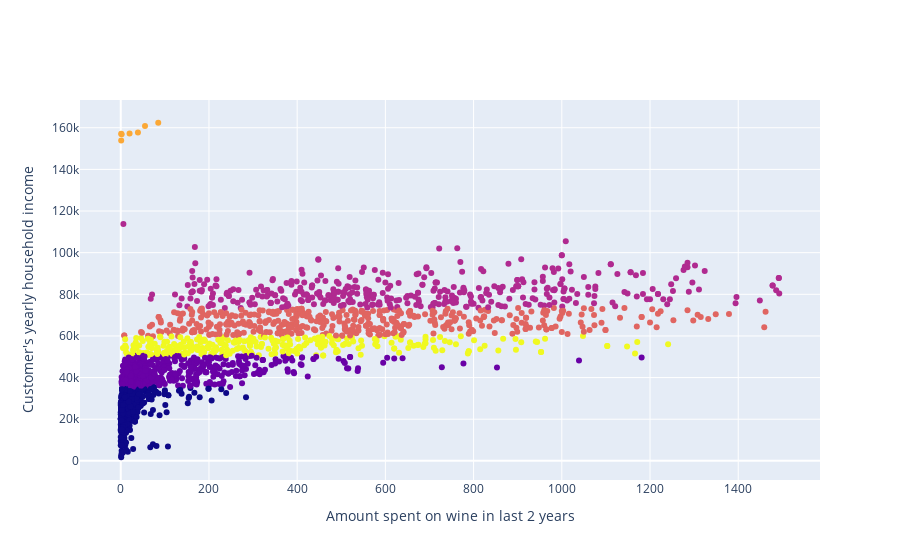

The cell this chart's notebook holds for it:
### Markdown cell above
## 3 Провести кластеризацию данных с помощью алгоритма иерархической кластеризации

### Code cell
import pandas as pd
from sklearn.cluster import AgglomerativeClustering
import plotly.graph_objs as go


model2 = AgglomerativeClustering(n_clusters=6, compute_distances=True)
clustering = model2.fit(data)
data["Cluster"] = clustering.labels_

fig = go.Figure(data=[go.Scatter(x=data["MntWines"],
                                    y=data["Income"],
                                    mode="markers",
                                    marker_color=data["Cluster"]
                                    )])
fig.update_layout(xaxis_title="Amount spent on wine in last 2 years",
                    yaxis_title="Customer's yearly household income")
fig.show()

### Figure 1 — Plotly figure (JSON) as saved in the notebook; plotly's stock layout.template omitted (floating-point values rounded to 4 significant figures; data arrays with more than 128 entries replaced by an {"elided": "..."} marker saying what was removed)
{"data": [{"marker": {"color": {"elided": "2215 int values"}}, "mode": "markers", "type": "scatter", "x": {"elided": "2215 int values"}, "y": {"elided": "2215 int values"}}], "layout": {"xaxis": {"title": {"text": "Amount spent on wine in last 2 years"}}, "yaxis": {"title": {"text": "Customer's yearly household income"}}}}
